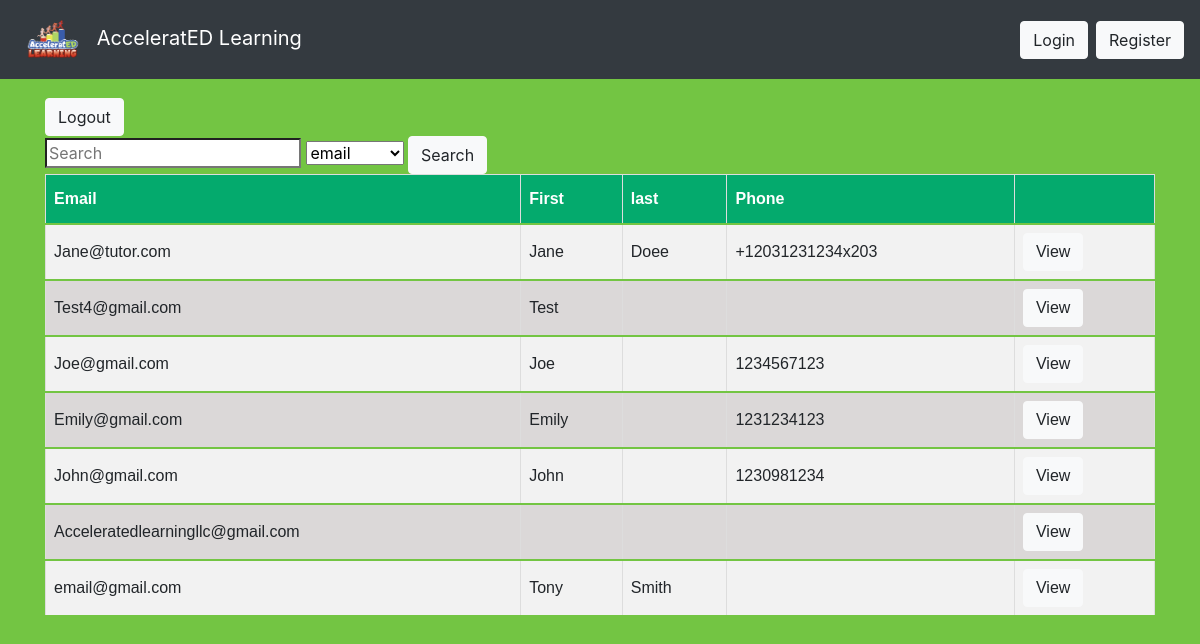
The app's page /owner/index/ (signed in) with its own data.
### tutor/models.py (models this page shows, shortened)
class User(AbstractUser):
    username = None
    email = models.EmailField(_('email address'), unique=True)
    USERNAME_FIELD = 'email'
    REQUIRED_FIELDS = []
    objects = UserManager()

class Tutor(models.Model):
    PHONICS_CHOICES = (
        ('Fundations', 'Fundations'),
        ('Fountas & Pinnell Literacy', 'Fountas & Pinnell Literacy'),
        ('Lucy Calkins Units Of Study For Teaching Phonics',
         'Lucy Calkins Units Of Study For Teaching Phonics'),
        ('Bridge The Gap Intervention', 'Bridge The Gap Intervention'),
        ('Words Their Way', 'Words Their Way'),
        ('Lalilo', 'Lalilo'),
        ('The Heggerty Curriculum', 'The Heggerty Curriculum'),
        ('Orton Gillingham Approach', 'Orton Gillingham Approach'),
        ('Phonics First', 'Phonics First'),
        ('Other', 'Other')
    )
    EMPLOYMENT_CHOICES = (
        ('Full Time', 'Full Time'),
        ('Part Time', 'Part Time'),
        ('College Student', 'College Student'),
        ('Retired', 'Retired'),
        ('Other', 'Other')
    )
    STATE_CHOICES = (
        (
            ('AL','AL'),
            ('AK','AK'),
            ('AR','AR'),
            ('AZ','AZ'),
            ('CA','CA'),
            ('CO','CO'),
            ('CT','CT'),
            ('DC','DC'),
            ('DE','DE'),
            ('FL','FL'),
            ('GA','GA'),
            ('HI','HI'),
            ('IA','IA'),
            ('ID','ID'),
            ('IL','IL'),
            ('IN','IN'),
            ('KS','KS'),
            ('KY','KY'),
            ('LA','LA'),
            ('MA','MA'),
            ('MD','MD'),
            ('ME','ME'),
            ('MI','MI'),
            ('MN','MN'),
            ('MO','MO'),
            ('MS','MS'),
            ('MT','MT'),
            ('NC','NC'),
            ('NE','NE'),
            ('NH','NH'),
            ('NJ','NJ'),
            ('NM','NM'),
            ('NV','NV'),
            ('NY','NY'),
            ('ND','ND'),
            ('OH','OH'),
            ('OK','OK'),
            ('OR','OR'),
            ('PA','PA'),
            ('RI','RI'),
            ('SC','SC'),
            ('SD','SD'),
            ('TN','TN'),
            ('TX','TX'),
            ('UT','UT'),
            ('VT','VT'),
            ('VA','VA'),
            ('WA','WA'),
            ('WI','WI'),
            ('WV','WV'),
            ('WY','WY'),
            ('None','None')
        )
    )
    LANGUAGE_CHOICES = (
        ('English', 'English'),
        ('Spanish', 'Spanish'),
        ('Chinese', 'Chinese'),
        ('Other', 'Other'),
    )
    GENDER_CHOICES = (
        ('Male', 'Male'),
        ('Female', 'Female'),
        ('Non-Binary', 'Non-Binary'),
        ('Other', 'Other')
    )
    DEGREE_CHOICES = (
        ('None', 'None'),
        ('CIN', 'Currently Enrolled In College'),
        ('AS', 'Associate\'s Degree'),
        ('TECH', 'Technical Certification'),
        ('BAS', 'Bachelor\'s Degree'),
        ('MA', 'Master\'s Degree'),
        ('ED', 'Education Specialist/6th Year/Etc . . .'),
        ('EDD', 'Doctorate or Higher')
    )
    YESNO = (
        ('Yes', 'Yes'),
        ('No', 'No')
    )
    AVAILABILITY_CHOICES = (
        ('AM', 'Part Time AM'),
        ('PM', 'Part Time PM'),
        ('F', 'Full Time (AM and PM)')
    )
    email = models.OneToOneField(User, on_delete=models.CASCADE)
    firstname = models.CharField(max_length=20, blank=True, verbose_name='First Name')
    lastname = models.CharField(max_length=20, blank=True, verbose_name='Last Name')
    birthday = models.DateField(auto_now=False, null=True, blank=True)
    phonenumber = PhoneField(blank=True, verbose_name='Phone Number')
    gender = models.CharField(max_length=10, choices=GENDER_CHOICES, blank=True, default='None')
    introduction = models.TextField(max_length=1500, blank=True, verbose_name='Introduction (Describe Yourself in 200 Words or Less)')
    languages = MultiSelectField(choices=LANGUAGE_CHOICES, blank=True, default="None", verbose_name='Languages Spoken Fluently')
    education = models.CharField(max_length=60, choices=DEGREE_CHOICES, blank=True, default='None',
    verbose_name='Highest Level of Education')
    major = models.CharField(max_length=20, blank=True, verbose_name='Major (If Applicable)')
    minor = models.CharField(max_length=20, blank=True, verbose_name='Minor (If Applicable)')
    experience = models.CharField(max_length=4, choices=YESNO, blank=True, verbose_name='Are You A Certified Teacher?')
    statecert = models.CharField(max_length=5, choices=STATE_CHOICES, verbose_name='Please Choose The State In Which You are Certified:', default='None')
    phonicsex = MultiSelectField(choices=PHONICS_CHOICES, blank=True, verbose_name='Choose Any Phonics Programs You Have Experience With:')
    employment = models.CharField(max_length=20, choices=EMPLOYMENT_CHOICES, blank=True, verbose_name='Employment Status')
    curremployment = models.CharField(max_length=30, blank=True, verbose_name='Current or Most Recent Job Title (If Applicable)')
    employer = models.CharField(max_length=30, blank=True, verbose_name='Employer (If Applicable)')
    employeraddress = models.CharField(max_length=30, blank=True, verbose_name='Employer Address (If Applicable)')
    employercity = models.CharField(max_length=30, blank=True, verbose_name='City')
    employerstate = models.CharField(max_length=5, choices=STATE_CHOICES, verbose_name='State', default='None')
    employerzip = models.CharField(max_length=30, blank=True, verbose_name='Zip Code')
    currreference = models.CharField(max_length=20, blank=True, verbose_name='Supervisor/Reference Contact Information (If Applicable)')
    teachercharacteristics = models.TextField(max_length=1500, blank=True, verbose_name='What Characteristics Make A Good Teacher: (200 Words or Less)')
    abilitiesquestion = models.TextField(
        max_length=1500, blank=True, verbose_name='How Would You Address A Range Of Abilities In Your Classroom: (200 Words or Less)')
    availability = models.CharField(max_length=20, choices=AVAILABILITY_CHOICES, blank=True, verbose_name='Choose Your Availability:')
    image =models.ImageField(upload_to='images/', blank=True, null=True, verbose_name="")

### owner/views.py (the view)
# urls.py: path('index/', views.index_view, name='index'),
def index_view(request):
    if request.user.is_superuser:
        User = get_user_model()
        if request.method == "POST":
            searched =request.POST['searched']
            by =request.POST['by']
            search_type = 'contains'
            filter = by + '__' + search_type
            user = User.objects.filter(**{filter: searched})
        else:
            user = User.objects.all()
        return render(request, 'owner/index.html', { "User": user})
    else:
        return redirect('login')

### templates/owner/index.html (shortened to what this page needs)
{% extends 'tutor/base.html' %}
{% load crispy_forms_filters %}
{% load crispy_forms_tags %}
{% block body %}
<a href="{% url 'logout' %}" class="btn btn-light">Logout</a>
<form method="POST" action="{% url 'index' %}">
    <input type="search" placeholder="Search" name="searched">
    <select name="by" placeholder="email">
        <option value="email">email</option>
    </select>
    <button class="btn btn-light" type="submit">Search</button>
</form>
<table id="customers">
    <tr>
        <th>Email</th>
        <th>First</th>
        <th>last</th>
        <th>Phone</th>
        <th></th>
    </tr>
    {% for user in User %}
    <tr>
        <a href="{% url 'file' user.id %}">
            <td>{{user}}</td>
            <td>{{user.tutor.firstname}}</td>
            <td>{{user.tutor.lastname}}</td>
            <td>{{user.tutor.phonenumber}}</td>
            <td><a class="btn btn-light" href="{% url 'file' user.id %}">View</a></td>
        </a>
    </tr>
    {% endfor %}
</table>
{% endblock %}

### static/css/styles.css (style rules this page uses)
body { background-color: #73c543; padding-top: 50px; }
tr { border-bottom: 2px solid #73c543 }

### templates/owner/index.html (style rules this page uses)
#customers { font-family: Arial, Helvetica, sans-serif; border-collapse: collapse; width: 100%; }
#customers td, #customers th { border: 1px solid #ddd; padding: 8px; }
#customers tr:nth-child(even) { background-color: #f2f2f2; }
#customers tr:nth-child(odd) { background-color: #dbd8d8; }
#customers th { padding-top: 12px; padding-bottom: 12px; text-align: left; background-color: #04AA6D; color: white; }

### records on screen
User: email "Jane@tutor.com", tutor.firstname "Jane", tutor.lastname "Doee", tutor.phonenumber "+12031231234x203"
User: email "Test4@gmail.com", tutor.firstname "Test"
User: email "Joe@gmail.com", tutor.firstname "Joe", tutor.phonenumber "1234567123"
User: email "Emily@gmail.com", tutor.firstname "Emily", tutor.phonenumber "1231234123"
User: email "John@gmail.com", tutor.firstname "John", tutor.phonenumber "1230981234"
User: email "Acceleratedlearningllc@gmail.com"
User: email "email@gmail.com", tutor.firstname "Tony", tutor.lastname "Smith"
